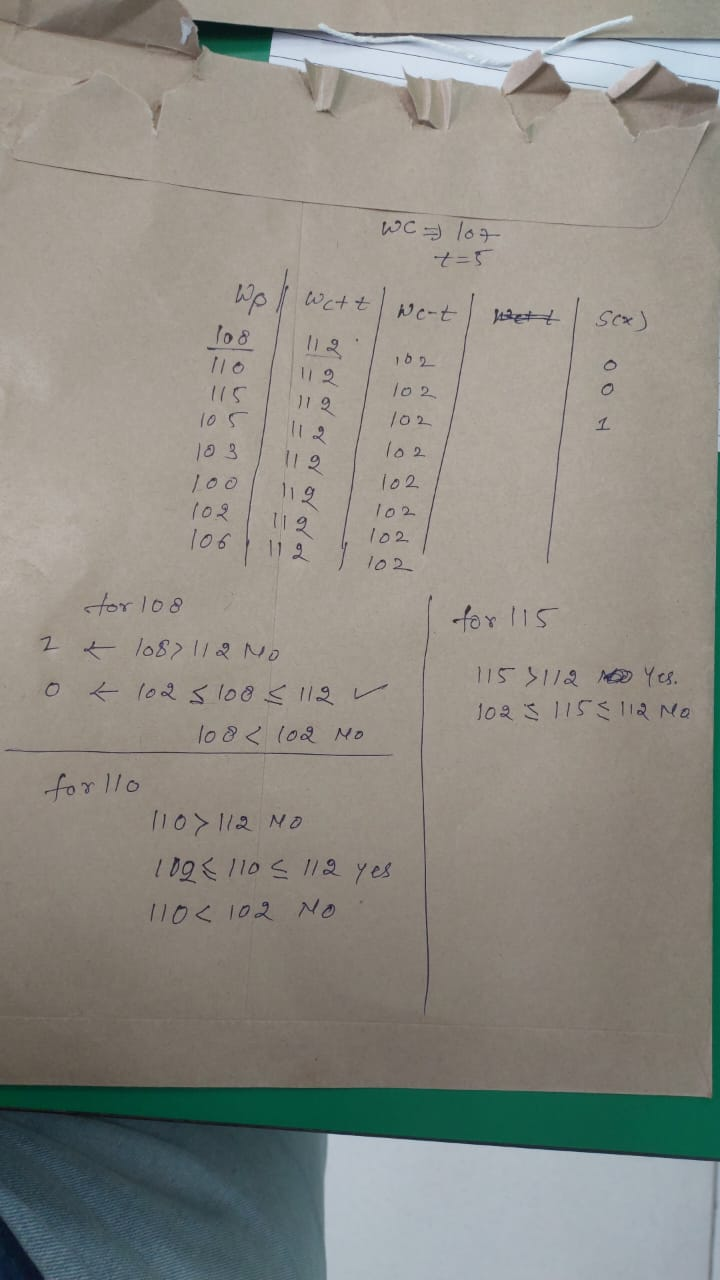
#> input picture PPTs/LMT.jpg, 720 x 1280 px, given in place of image.jpg, which was not available
$ jupyter execute IP_1.ipynb   (shell and % lines are left out)
#> lines starting #> are read from the running program, lines starting #| are printed output that depends on the picture; after the words box and inside, x2 and y2 are one past the last pixel; in counts of white or black regions, pixels touching at a corner belong together; pictures that were not available may be replaced by others from this repository, and a replacement may not be noted
[cell 1]
import cv2
image = cv2.imread("C:/Users/csed/Desktop/image.jpg") #in brackets its path of image
#> image is the input picture: shape (1280, 720, 3); mean B, G, R 132.4, 139.9, 141.9

[cell 2]
#from google.colab.patches import cv2_imshow (for colab)
h,w = image.shape[:2] #it has 3 things, height,width and number of channels
#> h = 1280; w = 720
# blue is one channel, green is one channel, red is one channel
#channel means rgb wali intensity but we only want height and width here
print("Height={}, Width={}".format(h,w))
#| Height=1280, Width=720
cv2.imshow("abcx",image) #imshow to show display image and "" ke andar title of image and 2nd is image variable

[cell 3]
(B,G,R) = image[10,20] #rgb and bgr are 2 diff colours
#> B = 99; G = 110; R = 118
print("R={},G={},B={}".format(R,G,B)) # .format because we want our result in rgb format
#| R=118,G=110,B=99

[cell 4]
B=image[100,100,0] #here last parameter is channel number i.e 0 and 0 stands for blue channel
#> B = 136
print("B={}".format(B)) #we want only want one colour here i.e blue
#| B=136

[cell 5]
#converting grayscale image to bgr and vica versa we are using a function cvtcolor
gray_image = cv2.cvtColor(image,cv2.COLOR_BGR2GRAY) # in 2nd parameter here we mentioning konsi image ko kismien convert krna hai
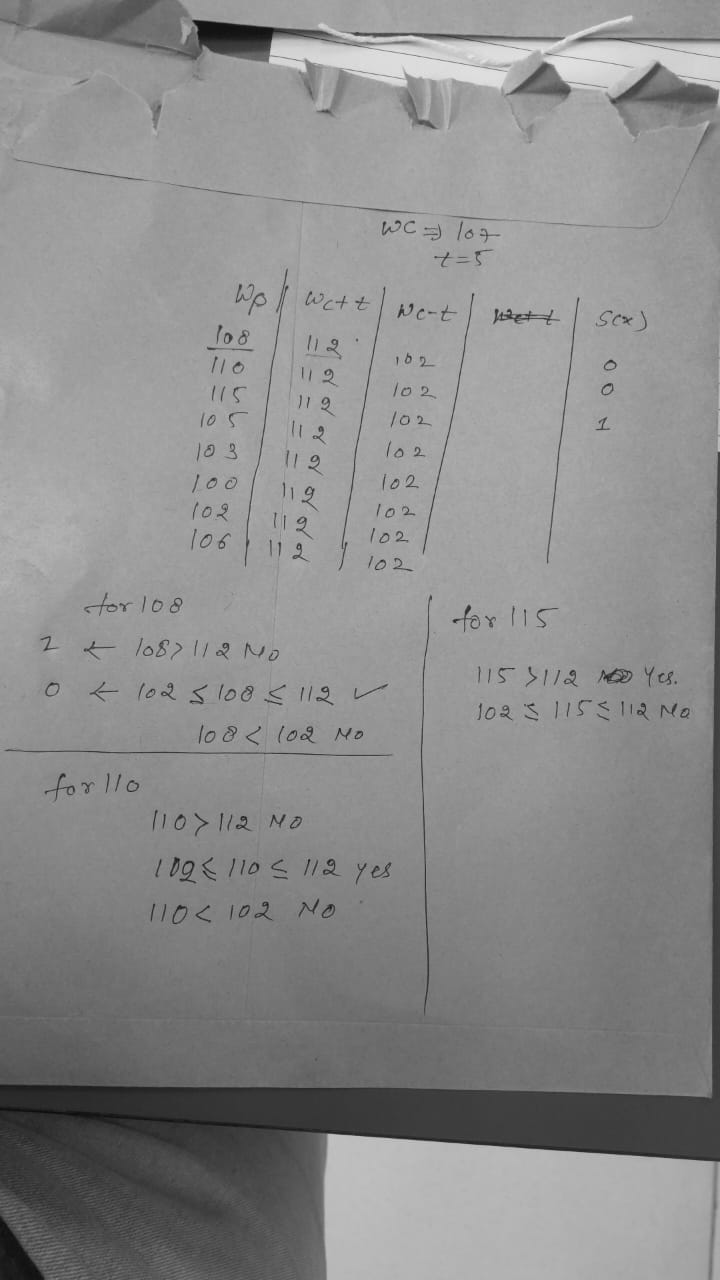
#> gray_image: shape (1280, 720); min 10, max 236, mean 139.7
cv2.imshow("hehe",gray_image)
cv2.imwrite('test_write1.jpg',gray_image) #giving name to the new image we created and saving it
gray_image.shape #shape of gray scale image and it has only 2 parameters and no parameter like channel...since by defaault 1 channel i.e 0 to 255
#> Out = (1280, 720)

[cell 6]
#convert gray_image into rgb
rgb_image = cv2.cvtColor(image,cv2.COLOR_BGR2RGB)
cv2.imshow("JDJD",rgb_image)
cv2.imwrite("hello.jpg",rgb_image)
#> Out = True

[cell 7]
#GRAY TO BGR
bgr_image = cv2.cvtColor(gray_image,cv2.COLOR_GRAY2BGR)
cv2.imshow("DJD",bgr_image)
cv2.imwrite("hllo.jpg",bgr_image)
#ismein we arent able to bring back the old image because properly we have to else tell it all colours properly using colour map
# color map gives diff colours to diff channels so that we get proper coloured image
#so to check if it is changed to coloured we have to look at shape
bgr_image.shape
#> Out = (1280, 720, 3)

[cell 8]
#we now are applying colour map
#lets first check if our image is in grayscale or not using another method
gray_image = cv2.imread('test_write1.jpg',cv2.IMREAD_GRAYSCALE)
#> gray_image: shape (1280, 720); min 10, max 236, mean 139.7
#now lets apply color map to our image
color_mapped = cv2.applyColorMap(gray_image,cv2.COLORMAP_JET) #color map has alot of colors under it like cool,jet etc that we have to specify
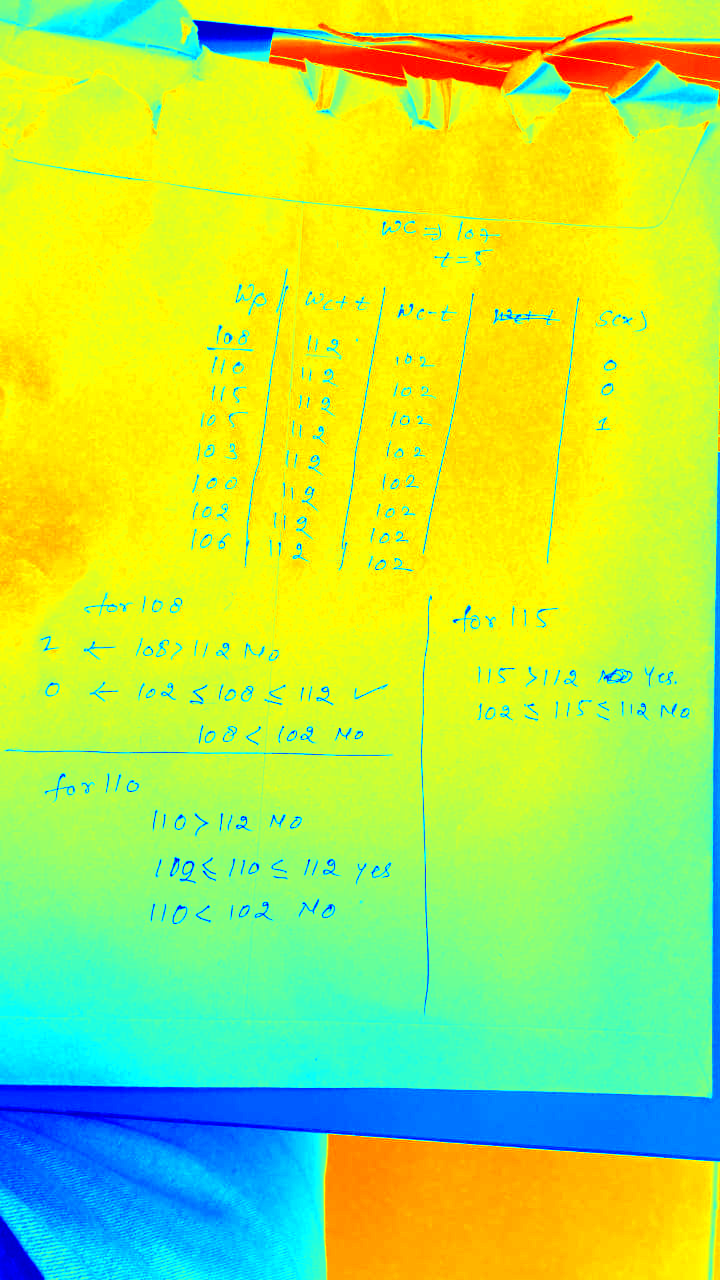
#> color_mapped: shape (1280, 720, 3); mean B, G, R 77.4, 230, 178

#display and save
cv2.imshow("DJ",color_mapped)
cv2.imwrite("hlo.jpg",color_mapped)
#> Out = True

[cell 9]
#bgr to hsv
image1 = cv2.cvtColor(image,cv2.COLOR_BGR2HSV)
#> image1: shape (1280, 720, 3); mean H, S, V 31.5, 41.3, 147.9
cv2.imshow("hdhd",image1)
cv2.imwrite('123.jpg',image1)
#> Out = True

[cell 10]
#converting gray scale image to binary image
#in binary image we have only 2 values i.e 0 and 255
# we will assume mean intensity image as threshold value is one option
# 2nd option is getting threshold value from user
#threshold value is basically jo isse values kam hogi voh black mein convert ho jayega and isse bada wala white mein convert ho jayega
#numpy array works with matricxes so we are gonna use it now
# while reading image we can remove 2nd parameter, its just making sure that image is gray scale
import numpy as np
img = cv2.imread("C:/Users/csed/test_write1.jpg",cv2.IMREAD_GRAYSCALE)
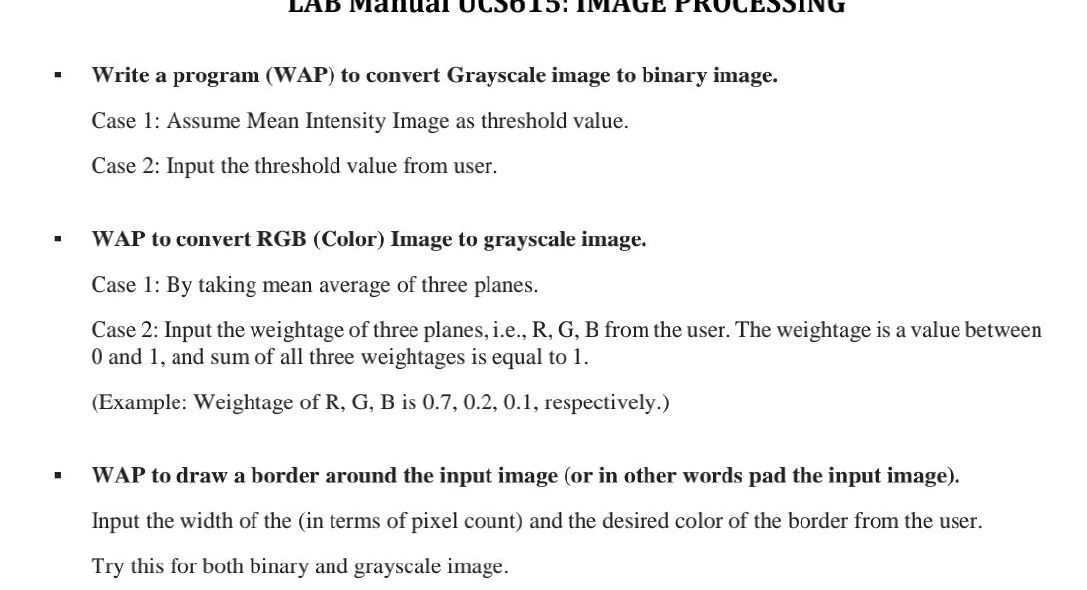
#> input picture Lab/Assignments/Assignment_1.jpg, 1087 x 590 px, given in place of test_write1.jpg, which was not available
#> img is the input picture: shape (590, 1087); min 0, max 255, mean 243.4
#in threshold function we are giving image , threshold value , max value of gray scale, kismein convert krna i.e binary here)
mean_value = np.mean(img)
#> mean_value = 243.4
_, binary = cv2.threshold(img,mean_value,255,cv2.THRESH_BINARY) #gives 2 results i.e threshold value and image
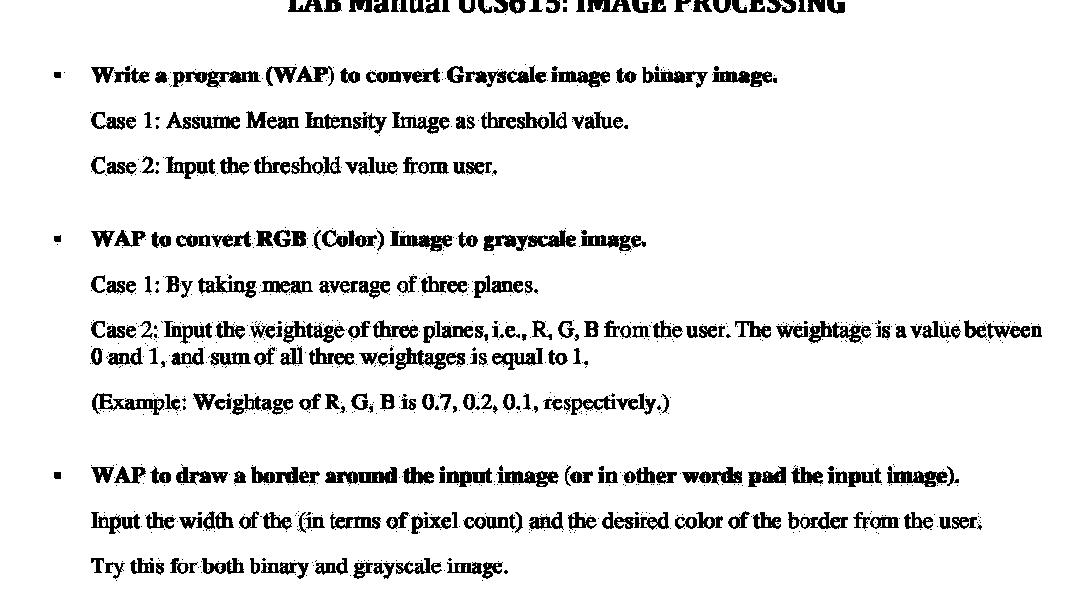
#> binary: shape (590, 1087); 91.3% white; 1108 black regions (788 under 20 px), largest, box (x1, y1, x2, y2) and area: (325, 467, 397, 484) 686, (185, 71, 261, 88) 617, (887, 466, 948, 487) 599
#image here is stored in binary variable
#write image and save it
cv2.imwrite('binary_image.jpg',binary)
#> Out = True

[cell 11]
#now taking threshold value from user
img1 = cv2.imread("C:/Users/csed/test_write1.jpg",cv2.IMREAD_GRAYSCALE)
cv2.imshow("DiJ",img1)

[cell 12]
threshold = int(input("Enter threshold value(0-255)"))
#> the answer given: 100
_, binary_img = cv2.threshold(img1,threshold,255,cv2.THRESH_BINARY)
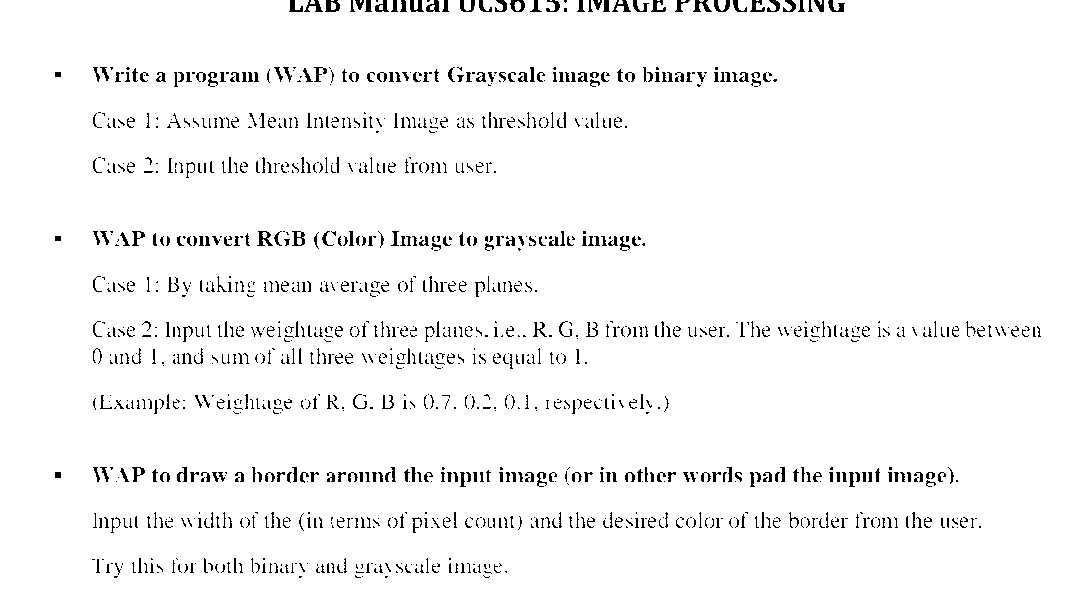
#> binary_img: shape (590, 1087); 96.3% white; black in thin lines or dots, all inside (x1, y1, x2, y2) = (55, 0, 1041, 578)
cv2.imwrite('binary1_user.jpg',binary_img)
#> Out = True
